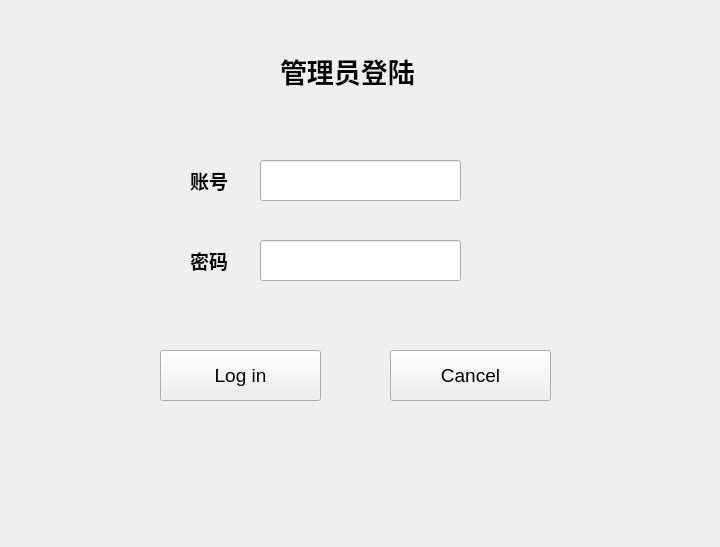
<?xml version="1.0" encoding="UTF-8"?>
<ui version="4.0">
 <class>Widget</class>
 <widget class="QWidget" name="Widget">
  <property name="geometry">
   <rect>
    <x>0</x>
    <y>0</y>
    <width>720</width>
    <height>547</height>
   </rect>
  </property>
  <property name="windowTitle">
   <string>登陆</string>
  </property>
  <widget class="QPushButton" name="pushButton">
   <property name="geometry">
    <rect>
     <x>160</x>
     <y>350</y>
     <width>161</width>
     <height>51</height>
    </rect>
   </property>
   <property name="font">
    <font>
     <family>Arial</family>
     <pointsize>14</pointsize>
     <weight>50</weight>
     <bold>false</bold>
    </font>
   </property>
   <property name="text">
    <string>Log in</string>
   </property>
  </widget>
  <widget class="QLabel" name="label">
   <property name="geometry">
    <rect>
     <x>190</x>
     <y>170</y>
     <width>51</width>
     <height>21</height>
    </rect>
   </property>
   <property name="font">
    <font>
     <family>Arial</family>
     <pointsize>14</pointsize>
     <weight>75</weight>
     <bold>true</bold>
    </font>
   </property>
   <property name="text">
    <string>账号</string>
   </property>
  </widget>
  <widget class="QLabel" name="label_2">
   <property name="geometry">
    <rect>
     <x>190</x>
     <y>250</y>
     <width>51</width>
     <height>21</height>
    </rect>
   </property>
   <property name="font">
    <font>
     <family>Arial</family>
     <pointsize>14</pointsize>
     <weight>75</weight>
     <bold>true</bold>
    </font>
   </property>
   <property name="text">
    <string>密码</string>
   </property>
  </widget>
  <widget class="QLabel" name="label_3">
   <property name="geometry">
    <rect>
     <x>280</x>
     <y>40</y>
     <width>151</width>
     <height>61</height>
    </rect>
   </property>
   <property name="font">
    <font>
     <family>Arial</family>
     <pointsize>20</pointsize>
     <weight>75</weight>
     <bold>true</bold>
    </font>
   </property>
   <property name="text">
    <string>管理员登陆</string>
   </property>
  </widget>
  <widget class="QLineEdit" name="usrname">
   <property name="geometry">
    <rect>
     <x>260</x>
     <y>160</y>
     <width>201</width>
     <height>41</height>
    </rect>
   </property>
   <property name="font">
    <font>
     <family>Arial</family>
     <pointsize>12</pointsize>
    </font>
   </property>
  </widget>
  <widget class="QLineEdit" name="password">
   <property name="geometry">
    <rect>
     <x>260</x>
     <y>240</y>
     <width>201</width>
     <height>41</height>
    </rect>
   </property>
   <property name="font">
    <font>
     <family>Arial</family>
     <pointsize>12</pointsize>
    </font>
   </property>
  </widget>
  <widget class="QPushButton" name="cancel">
   <property name="enabled">
    <bool>true</bool>
   </property>
   <property name="geometry">
    <rect>
     <x>390</x>
     <y>350</y>
     <width>161</width>
     <height>51</height>
    </rect>
   </property>
   <property name="font">
    <font>
     <family>Arial</family>
     <pointsize>14</pointsize>
     <weight>50</weight>
     <bold>false</bold>
    </font>
   </property>
   <property name="text">
    <string>Cancel</string>
   </property>
  </widget>
 </widget>
 <layoutdefault spacing="6" margin="11"/>
 <resources/>
 <connections>
  <connection>
   <sender>cancel</sender>
   <signal>clicked()</signal>
   <receiver>Widget</receiver>
   <slot>close()</slot>
   <hints>
    <hint type="sourcelabel">
     <x>470</x>
     <y>375</y>
    </hint>
    <hint type="destinationlabel">
     <x>359</x>
     <y>273</y>
    </hint>
   </hints>
  </connection>
 </connections>
</ui>
